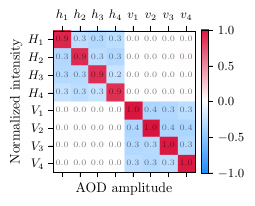

Python code for this plot:
import numpy as np
import matplotlib.pyplot as plt
plt.style.use('thesis.mplstyle')
from colors import red, blue, bwr

data = np.load("../data/crosstalk/data.npz")
crosstalk = data['crosstalk_camera']

fig, ax = plt.subplots(1, 1, figsize=(2, 2))
normed = crosstalk / crosstalk.max()

im = ax.matshow(normed, cmap=bwr, vmin=-1, vmax=1)
fig.colorbar(im, ax=ax, fraction=0.046, pad=0.04)
ax.set_xticks([0, 1, 2, 3, 4, 5, 6, 7])
ax.set_xticklabels(["$h_1$", "$h_2$", "$h_3$", "$h_4$", "$v_1$", "$v_2$", "$v_3$", "$v_4$"])
ax.set_yticks([0, 1, 2, 3, 4, 5, 6, 7])
ax.set_yticklabels(["$H_1$", "$H_2$", "$H_3$", "$H_4$", "$V_1$", "$V_2$", "$V_3$", "$V_4$"])

ax.set_xlabel('AOD amplitude')
ax.set_ylabel('Normalized intensity')

for i in range(normed.shape[0]):
    for j in range(normed.shape[1]):
        value = normed[i, j]
        value = np.abs(value)
        ax.text(j, i, f"{value:.1f}", va='center', ha='center', fontsize=6, alpha=0.5)

plt.savefig("crosstalk-camera.pdf", bbox_inches='tight')
plt.close()